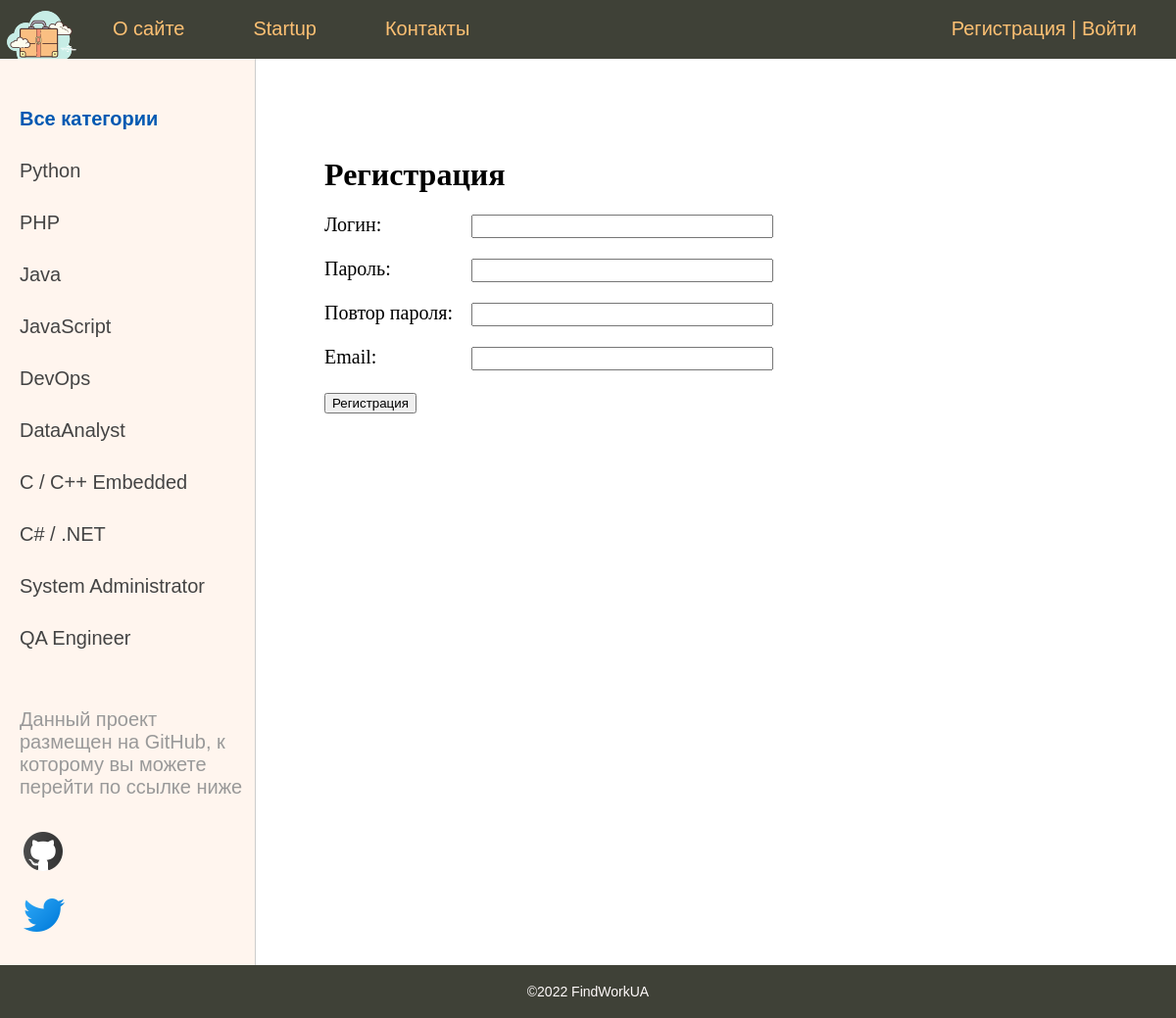
Screenshot of /register/ with the database file from the repository.
### searcherapp/models.py (models this page shows, shortened)
class Category(models.Model):
    name = models.CharField(max_length=100, db_index=True)
    slug = models.SlugField(max_length=255, db_index=True, unique=True, verbose_name='URL')
    def get_absolute_url(self):
        return reverse('category', kwargs={'cat_slug': self.slug})

### searcherapp/views.py (the view, shortened to what this page needs)
# urls.py: path('register/', RegisterUser.as_view(), name='register'),
class RegisterUser(DataMixin, CreateView):
    form_class = RegisterUserForm
    template_name = 'searcherapp/register.html'
    success_url = reverse_lazy('login')
    def get_context_data(self, *, object_list=None, **kwargs):
        context = super().get_context_data(**kwargs)
        c_def = self.get_user_context(title="Регистрация")
        return dict(list(context.items()) + list(c_def.items()))

### searcherapp/forms.py
class RegisterUserForm(UserCreationForm):
    username = forms.CharField(label='Логин', widget=forms.TextInput(attrs={'class': 'form-input'}))
    email = forms.EmailField(label='Email', widget=forms.EmailInput(attrs={'class': 'form-input'}))
    password1 = forms.CharField(label='Пароль', widget=forms.PasswordInput(attrs={'class': 'form-input'}))
    password2 = forms.CharField(label='Повтор пароля', widget=forms.PasswordInput(attrs={'class': 'form-input'}))
    class Meta:
        model = User
        fields = ('username', 'password1', 'password2', 'email')

### searcherapp/utils.py (called while the page is built)
    def get_user_context(self, **kwargs):
        context = kwargs
        cats = Category.objects.all()
        user_menu = menu.copy()
        if not self.request.user.is_authenticated:
            user_menu.pop(3)
            user_menu.pop(2)
        context['menu'] = user_menu
        context['cats'] = cats
        if 'cat_selected' not in context:
            context['cat_selected'] = 0
        return context

### searcherapp/templates/searcherapp/register.html (shortened to what this page needs)
{% extends 'searcherapp/base.html' %}
{% block content %}
<h1>{{ title }}</h1>
<form method="post">
    {% for f in form %}
    <p><label class="form-label" for="{{ f.id_for_label }}">{{ f.label }}: </label>{{ f }}</p>
    {% endfor %}
    <button type="submit">Регистрация</button>
</form>
{% endblock %}

### searcherapp/templates/searcherapp/base.html (shortened to what this page needs)
{% load static %}
{% load searcherapp_tags %}
<!DOCTYPE html>
<html>
<head>
	<link type="text/css" href="{% static 'searcherapp/css/style.css' %}" rel="stylesheet" />
</head>
<body>
<table class="table-page" border=0 cellpadding="0" cellspacing="0">
<tr><td valign=top>
{% block mainmenu %}
		<div class="header">
			<ul id="mainmenu" class="mainmenu">
			<li class="logo"><a href="{% url 'home' %}"><div class="logo"></div></a></li>
{% for m in menu %}
			<li><a href="{% url m.url_name %}">{{m.title}}</a></li>
{% endfor %}
				{% if request.user.is_authenticated %}
				<li class="last">Вы вошли как - {{user.username}} | <a href="{% url 'logout' %}">Выйти</a></li>
				{% else %}
				<li class="last"><a href="{% url 'register' %}">Регистрация</a> | <a href="{% url 'login' %}">Войти</a></li>
				{% endif %}
			</ul>
		</div>
{% endblock mainmenu %}
<table class="table-content" border=0 cellpadding="0" cellspacing="0">
<tr>
	<td valign="top" class="left-chapters">
	<ul id="leftchapters">
{% if cat_selected == 0 %}
		<li class="selected"><h4>Все категории</h4></li>
{% else %}
		<li><a href="{% url 'home' %}"><h4>Все категории</h4></a></li>
{% endif %}
{% for c in cats %}
	{% if c.pk == cat_selected %}
		<li class="selected">{{c.name}}</li>
		{% else %}
		<li><a href="{{ c.get_absolute_url }}">{{c.name}}</a></li>
	{% endif %}
{% endfor %}
		<li class="share">
		<p>Данный проект размещен на GitHub, к которому вы можете перейти по ссылке ниже</p>
		<a class="share-yt" href="https://github.com/Denislvm/work_searches_app" target="_blank" rel="nofollow"></a>
		<a class="twitter" href="https://twitter.com/denislvm69" target="_blank" rel="nofollow"></a>
		</li>
	</ul>
</td>
<td valign="top" class="content">
	<div class="content-text">
{% block content %}
{% endblock %}
</td></tr></table>
</td></tr>
<tr><td valign=top>
	<div id="footer">
		<p align="center"> ©2022 FindWorkUA</p>
	</div>
</td></tr></table>
</body>
</html>

### searcherapp/static/searcherapp/css/style.css (style rules this page uses)
html, body { font-family: 'Arial'; margin: 0; padding: 0; height: 100%; width: 100%; color: #444; }
p { indent-text: 5em; }
a { color: #0059b2; text-decoration: none; }
.table-page { width: 100%; height: 100%; vertical-align: top; }
.table-page tr { height: 100%; }
.header { background: #3F4137; height: 60px; }
.logo { width: 85px; height: 80px; margin-right: 15px 15px 15px 15px; }
ul.mainmenu { list-style: none; margin: 0; padding: 0; height: 60px; color: #fdc073; font-size: 20px; overflow: hidden; }
ul.mainmenu li { float: left; margin: 18px 40px 0 30px; }
ul.mainmenu li.logo { margin: 0; }
ul.mainmenu li.last { float: right; }
ul.mainmenu li a { color: #fdc073; text-decoration: none; }
.table-content { width: 100%; min-height: 100%; height: 100%; }
.left-chapters { margin: 0; background: #FFF5EE; border-right: 1px solid #ccc; min-height: 100%; }
.left-chapters ul { width: 230px; min-height: 100%; margin: 0; padding: 20px 10px 10px 20px; list-style: none; font-size: 20px; }
.left-chapters ul li { margin: 30px 0 0 0; color: #999; }
.left-chapters ul li.selected { color: #0059b2; }
.left-chapters ul li a { color: #444; text-decoration: none; }
.left-chapters ul li.share { margin: 60px 0 0 0; }
.left-chapters ul li.share p { margin: 30px 0 30px 0; }
.left-chapters ul li.share a { display: inline-block; width: 40px; height: 40px; margin: 0 20px 0 0; }
.left-chapters ul li.share a.share-yt { width: 100%; height: 60px; background: url('../images/github.png') no-repeat 0 0; }
.left-chapters ul li.share a.twitter { width: 100%; height: 60px; background: url('../images/twitter.png') no-repeat 0 0; }
.content { padding: 40px 20px 20px 40px; width: 100%; box-sizing: border-box; }
.content-text { margin: 60px 0 0 30px; color: #000; font-size: 20px; font-family: Yandex Sans Display Light; }
.content-text h1 { font-size: 32px; }
#footer { box-sizing: border-box; background: #3F4137; padding: 5px; color: #FFFAFA; font-size: 14px; font-family: Verdana, Geneva, Arial, Helvetica; text-align: left; overflow: hidden; }
.form-input { width: 300px; font-size: 16px; }
.form-label { display: inline-block; min-width: 150px; vertical-align: top; }

### rows the page displays
Category: name "Python"
Category: name "PHP"
Category: name "Java"
Category: name "JavaScript"
Category: name "DevOps"
Category: name "DataAnalyst"
Category: name "C / C++ Embedded"
Category: name "C# / .NET"
Category: name "System Administrator"
Category: name "QA Engineer"

### other values shown
{{ m.title }} "О сайте" "Startup" "Контакты"
{{ title }} "Регистрация"
{{ f.label }} "Логин" "Пароль" "Повтор пароля" "Email"
